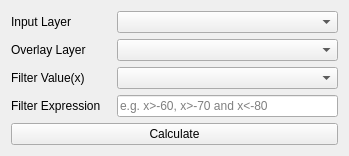
<?xml version="1.0" encoding="UTF-8"?>
<ui version="4.0">
 <class>Form</class>
 <widget class="QWidget" name="Form">
  <property name="geometry">
   <rect>
    <x>0</x>
    <y>0</y>
    <width>349</width>
    <height>149</height>
   </rect>
  </property>
  <property name="sizePolicy">
   <sizepolicy hsizetype="Expanding" vsizetype="Fixed">
    <horstretch>0</horstretch>
    <verstretch>0</verstretch>
   </sizepolicy>
  </property>
  <property name="windowTitle">
   <string>Form</string>
  </property>
  <layout class="QVBoxLayout" name="verticalLayout_2">
   <item>
    <layout class="QHBoxLayout" name="inputLayerLayout">
     <item>
      <widget class="QLabel" name="inputLayerLabel">
       <property name="minimumSize">
        <size>
         <width>100</width>
         <height>0</height>
        </size>
       </property>
       <property name="maximumSize">
        <size>
         <width>16777215</width>
         <height>16777215</height>
        </size>
       </property>
       <property name="text">
        <string>Input Layer</string>
       </property>
      </widget>
     </item>
     <item>
      <widget class="QComboBox" name="inputLayerComboBox">
       <property name="sizePolicy">
        <sizepolicy hsizetype="Expanding" vsizetype="Fixed">
         <horstretch>0</horstretch>
         <verstretch>0</verstretch>
        </sizepolicy>
       </property>
      </widget>
     </item>
    </layout>
   </item>
   <item>
    <layout class="QHBoxLayout" name="overlayLayerLayout">
     <item>
      <widget class="QLabel" name="overlayLayerLabel">
       <property name="minimumSize">
        <size>
         <width>100</width>
         <height>0</height>
        </size>
       </property>
       <property name="maximumSize">
        <size>
         <width>16777215</width>
         <height>16777215</height>
        </size>
       </property>
       <property name="text">
        <string>Overlay Layer</string>
       </property>
      </widget>
     </item>
     <item>
      <widget class="QComboBox" name="overlayLayerComboBox">
       <property name="sizePolicy">
        <sizepolicy hsizetype="Expanding" vsizetype="Fixed">
         <horstretch>0</horstretch>
         <verstretch>0</verstretch>
        </sizepolicy>
       </property>
      </widget>
     </item>
    </layout>
   </item>
   <item>
    <layout class="QHBoxLayout" name="filterParamLayout">
     <item>
      <widget class="QLabel" name="filterParamLabel">
       <property name="minimumSize">
        <size>
         <width>100</width>
         <height>0</height>
        </size>
       </property>
       <property name="maximumSize">
        <size>
         <width>16777215</width>
         <height>16777215</height>
        </size>
       </property>
       <property name="text">
        <string>Filter Value(x)</string>
       </property>
      </widget>
     </item>
     <item>
      <widget class="QComboBox" name="filterParamComboBox">
       <property name="sizePolicy">
        <sizepolicy hsizetype="Expanding" vsizetype="Fixed">
         <horstretch>0</horstretch>
         <verstretch>0</verstretch>
        </sizepolicy>
       </property>
      </widget>
     </item>
    </layout>
   </item>
   <item>
    <layout class="QHBoxLayout" name="expressionLayout">
     <item>
      <widget class="QLabel" name="expressionLabel">
       <property name="minimumSize">
        <size>
         <width>100</width>
         <height>0</height>
        </size>
       </property>
       <property name="maximumSize">
        <size>
         <width>16777215</width>
         <height>16777215</height>
        </size>
       </property>
       <property name="text">
        <string>Filter Expression</string>
       </property>
      </widget>
     </item>
     <item>
      <widget class="QLineEdit" name="expressionLineEdit">
       <property name="placeholderText">
        <string>e.g. x&gt;-60, x&gt;-70 and x&lt;-80</string>
       </property>
      </widget>
     </item>
    </layout>
   </item>
   <item>
    <widget class="QPushButton" name="calculateButton">
     <property name="text">
      <string>Calculate</string>
     </property>
    </widget>
   </item>
  </layout>
 </widget>
 <resources/>
 <connections/>
</ui>
